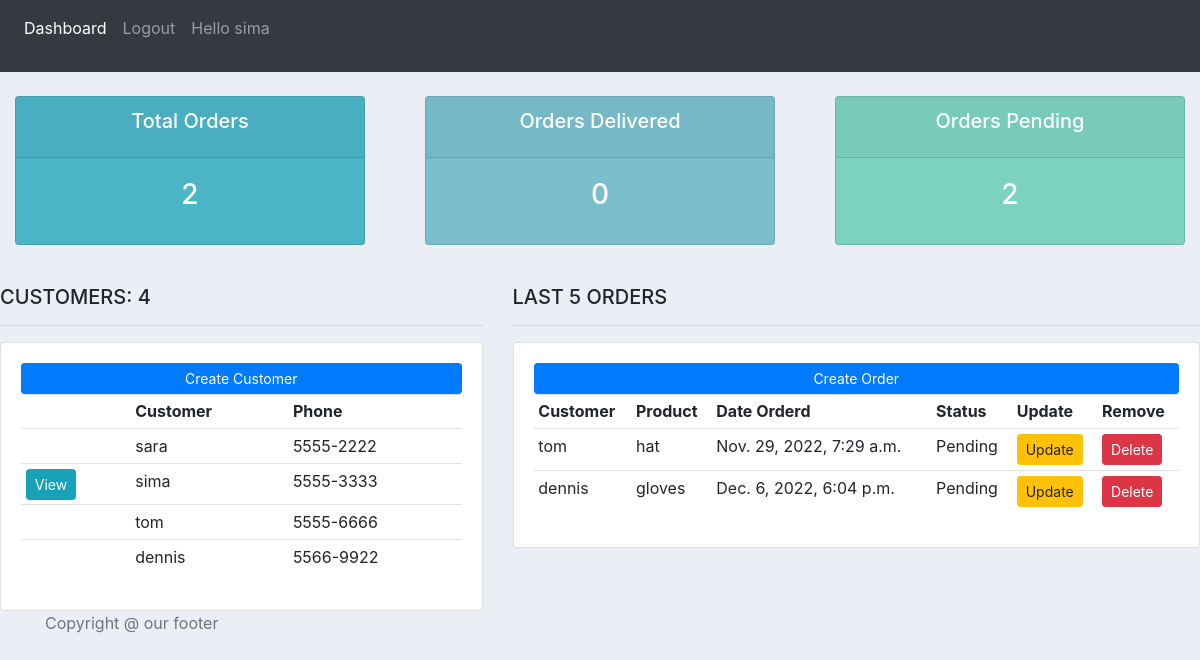
Page / (signed in) on the committed database.
### account/models.py (models this page shows, shortened)
class User(AbstractUser):
	name=models.CharField(max_length=200,null=True)
	email=models.EmailField(null=True,unique=True)
	phone=models.CharField(max_length=12,null=True)
	USERNAME_FIELD= 'username'
	REQUIRED_FIELDS=[]

class Customer(models.Model):
	user=models.OneToOneField(User,on_delete=models.CASCADE,null=True)
	name = models.CharField(max_length=200, null=True)
	phone = models.CharField(max_length=200, null=True)
	email = models.EmailField(unique=True,null=True)
	date_created = models.DateTimeField(auto_now_add=True, null=True, blank=True)
	def __str__(self):
		return self.name

class Order(models.Model):
	STATUS = (
			('Pending', 'Pending'),
			('Out for delivery', 'Out for delivery'),
			('Delivered', 'Delivered'),
			)
	customer = models.ForeignKey(Customer, on_delete= models.SET_NULL, null=True)
	product = models.ForeignKey(Product, on_delete=models.SET_NULL, null=True )
	date_created = models.DateTimeField(auto_now_add=True, null=True, blank=True)
	status = models.CharField(max_length=200, null=True, choices=STATUS)

class Product(models.Model):
	CATEGORY = (
			('Indoor', 'Indoor'),
			('Out Door', 'Out Door'),
			)
	name = models.CharField(max_length=200, null=True)
	price = models.FloatField(null=True)
	category = models.CharField(max_length=200, null=True, choices=CATEGORY)
	date_created = models.DateTimeField(auto_now_add=True, null=True, blank=True)
	def __str__(self):
		return self.name

### account/views.py (the view)
# urls.py: path('',views.dashboard,name='dashboard'),
def dashboard(request):
	customers=Customer.objects.all()
	orders=Order.objects.exclude(product__isnull=True)
	total_customers=customers.count()
	total_orders=orders.count()
	delivere=Order.objects.filter(status='Delivered').count()
	pending=Order.objects.filter(status='Pending').count()
	context={'customers': customers,'total_customers':total_customers,
	'orders':orders,'total_orders':total_orders,'delivered':delivere,
	'pending':pending}
	return render (request,'account/dashboard.html',context)

### account/templates/account/dashboard.html
{% extends 'main.html' %}
{% block content %}
{% include 'navabar.html' %}
{% include 'account/status_row.html' %}
<br>
<div class="row">
	<div class="col-md-5">
		<h5>CUSTOMERS: {{total_customers}}</h5>
		<hr>
		<div class="card card-body">
			<div class="btn btn-primary  btn-sm btn-block" >Create Customer</div>
			<table class="table table-sm">
				<tr>
					<th></th>
					<th>Customer</th>
					<th>Phone</th>
				</tr>
				{% for customer in customers %}
					<tr>
						<td>
							{% if request.user.username == customer.name %}
							<a href="{% url 'customer' customer.id %}" class="btn btn-sm btn-info">View</a>
							{%endif%}
						</td>
						<td>{{customer.name}}</td>
						<td>{{customer.phone}}</td>
					</tr>
				{% endfor %}
			</table>
		</div>
	</div>
	<div class="col-md-7">
		<h5>LAST 5 ORDERS</h5>
		<hr>
		<div class="card card-body">
			<div class="btn btn-primary  btn-sm btn-block">Create Order</div>
			<table class="table table-sm">
				<tr>
					<th>Customer</th>
					<th>Product</th>
					<th>Date Orderd</th>
					<th>Status</th>
					<th>Update</th>
					<th>Remove</th>
				</tr>
				{% for order in orders %}
					<tr>
						<td>{{order.customer}}</td>
						<td>{{order.product}}</td>
						<td>{{order.date_created}}</td>
						<td>{{order.status}}</td>
						<td><a class="btn btn-sm btn-warning" href="{% url 'update_order' order.id%}">Update</a></td>
						<td><a class="btn btn-sm btn-danger" href="{% url 'delete_order' order.id%}">Delete</a></td>
					</tr>
				{% endfor %}
			</table>
		</div>
	</div>
</div>
{% endblock %}

### templates/navabar.html (shortened to what this page needs)
<nav class="navbar navbar-expand-lg navbar-dark bg-dark">
  <div class="collapse navbar-collapse" id="navbarSupportedContent">
    <ul class="navbar-nav mr-auto">
      <li class="nav-item active">
        <a class="nav-link" href="{% url 'dashboard' %}">Dashboard</a>
      </li>
      {% if request.user.is_authenticated%}
      <a class="nav-link" href="{% url 'logout_page'%}">Logout</a>
      <p class="nav-link">Hello {{request.user.username}}</p>
      {% else %}
      <a class="nav-link" href="{% url 'login'%}">Login</a>
      {% endif %}
    </ul>
  </div>
</nav>

### static/css/main.css (style rules this page uses)
body { background-color: #ebeff5; }

### rows in the picture
User: user.username "sima"
Customer: name "sara", phone "5555-2222"
Customer: shows "View", name "sima", phone "5555-3333"
Customer: name "tom", phone "5555-6666"
Customer: name "dennis", phone "5566-9922"
Order: customer "tom", product "hat", date_created "Nov. 29, 2022, 7:29 a.m.", status "Pending"
Order: customer "dennis", product "gloves", date_created "Dec. 6, 2022, 6:04 p.m.", status "Pending"

### other values in the picture
{{ total_orders }} "2"
{{ delivered }} "0"
{{ pending }} "2"
{{ total_customers }} "4"
